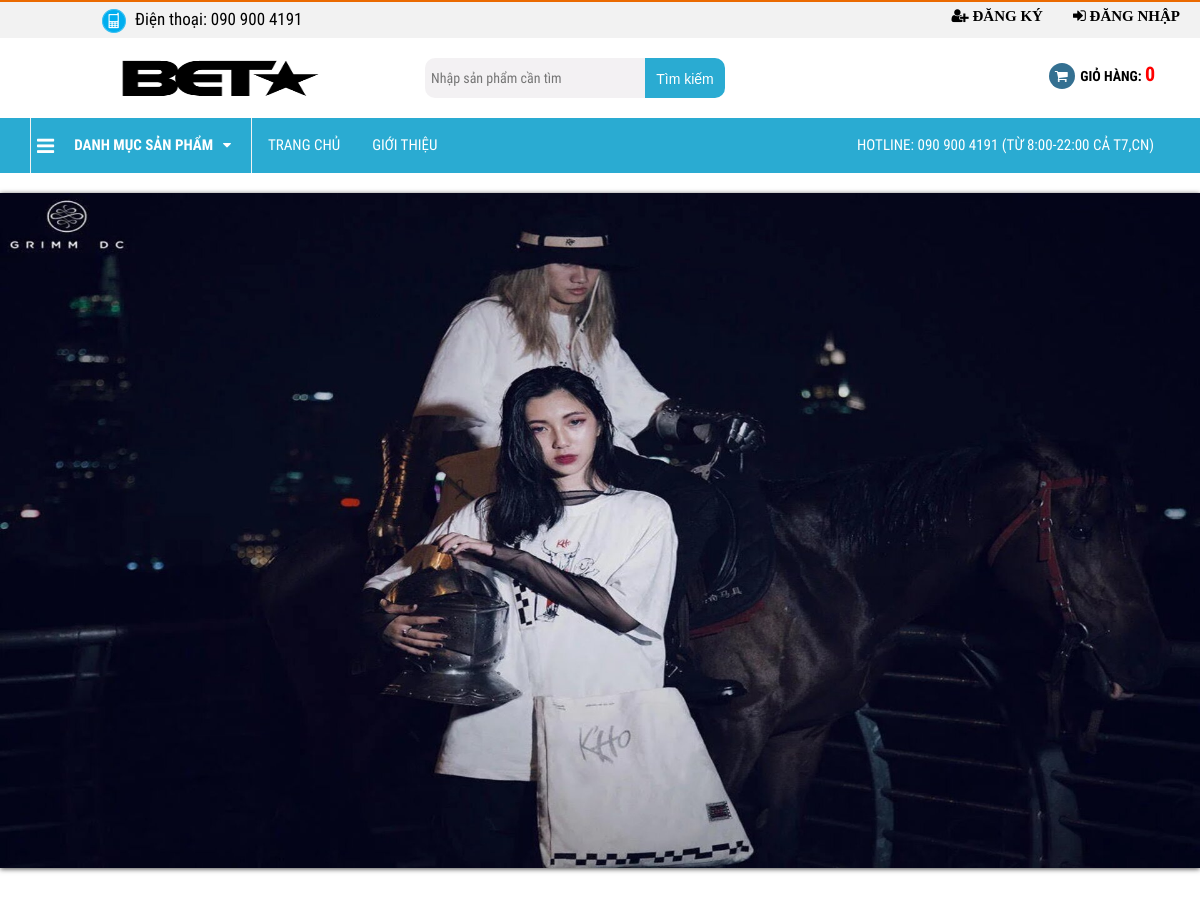
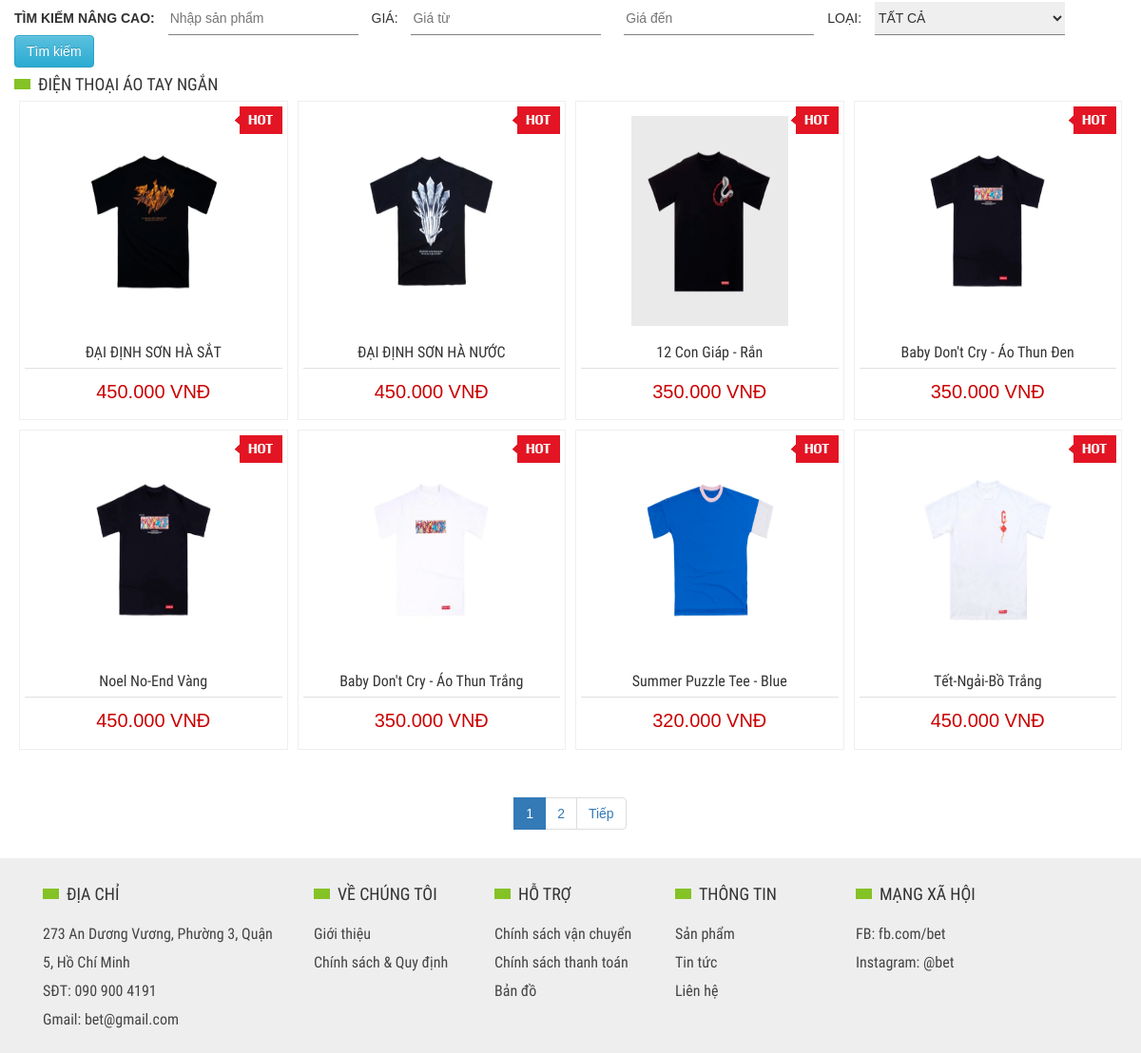
Page /index.php?xem=loaisanpham&id=1 on the committed database (2 pictures, top to bottom).
### tables this page shows
CREATE TABLE `loaisanpham` (
  `idLSP` int(3) NOT NULL,
  `tenloai` varchar(50) NOT NULL,
  `maloai` varchar(50) NOT NULL
);

CREATE TABLE `sanpham` (
  `idSP` int(11) NOT NULL,
  `idLSP` int(11) NOT NULL,
  `tensp` varchar(100) NOT NULL,
  `gia` float NOT NULL,
  `mota` varchar(200) NOT NULL,
  `hinhanh` varchar(100) NOT NULL
);

### core/connect.php (called while the page is built, shortened)
<?php
	function ketnoiCSDL()
	{
		$server="localhost";
		$username="root";
		$password="";
		$dbname="shopbanquanao";
		$conn= mysqli_connect($server,$username,$password);
		if(!$conn){
			echo "Kết nối không thành công!!!";
		}
		else{
			mysqli_set_charset($conn, 'UTF8');
			mysqli_select_db($conn,$dbname);
			return $conn;
		}
	}
 ?>

### modules/content/loaisanpham.php (the view, shortened to what this page needs)
<?php
	if(isset($_GET['id']))
	{
	$id=$_GET['id'];
	$sanphammodel= new sanpham_model();
	$sanpham = $sanphammodel->get_sanpham_by_idLSP($id);
	$count = mysqli_num_rows($sanpham);
	$total_records = $count;
	$current_page = isset($_GET['page']) ? $_GET['page'] : 1;
	$limit = 8;
	$total_page = ceil($total_records/$limit);
	$start = ($current_page -1)*$limit;
	}
?>
<div id="maincontent" class="col-xs-12 col-sm-8 col-md-12">
	<div  class="text-left">
                    <form action="index.php" method="get">
                    	<label>TÌM KIẾM NÂNG CAO:</label>
                        <input type="text" class="timnc" name="key" value="" placeholder="Nhập sản phẩm" id="tennc">
                        <span>GIÁ: </span>
                        <input type="text" name="giatu" placeholder="Giá từ" class="timnc" id="giatu" onkeyup="kiemtraso()">
                        <input type="text" name="giaden" placeholder="Giá đến" class="timnc" id="giaden" onkeyup="kiemtrasoden()">
                        <span>LOẠI: </span><select name="idL" class="timnc" id="loai">
                                <option value="0">TẤT CẢ</option>
                        </select>
                        <button type="button" class="btn btn-info" onclick="timkiem()" name="xem" value="search" id="timkiemnc">Tìm kiếm</button>
                    </form>
                </div>
				<div class="boxmain">
				<div class='tit-boxmain'>
							<?php
					            $loaisanpham = $loaisanphammodel->get_loaisanpham_by_ibLSP($id);
					            $row = mysqli_fetch_array($loaisanpham,MYSQLI_ASSOC);
					            echo "<h3><span>ĐIỆN THOẠI ".$row['tenloai']."</span></h3>";
					        ?>
				</div>
				<div class='ct-boxmain row m0' id="loaisp">
					<?php
						$sanphammodel= new sanpham_model();
				        $sanpham = $sanphammodel->get_sanpham_by_idLSP_phantrang($id,$start,$limit);
				             while ($row=mysqli_fetch_array($sanpham)) {
								echo "
									<div class='col-xs-6 col-sm-4 col-md-3 p5'>
									<div class='boxsp'>
			                		<div class='imgsp'>
			                			<a href='index.php?xem=chitietsanpham&id=$row[idSP]'><img class='imgproduct' src='admin/update/$row[hinhanh]''></a>
			                			<div class='img-label'>
			                				<img src='images/hot.png'>
			                			</div>
			                		</div>
			                		<div class='namesp'>
			                			<a href='#'>$row[tensp]</a>
			                		</div>
			                		<div class='pricesp'>".number_format($row['gia'],0,',','.')." VNĐ</div>
			                		<div class='button-hd'>
				                		<a href='javascript:void(0)' onclick='themgiohang($row[idSP])' data-toggle ='snackbar' data-content = 'Thêm thành công'><i class='fa fa-shopping-cart' aria-hidden='true'></i></a>
				                		<a href='index.php?xem=chitietsanpham&id=$row[idSP]'><i class='fa fa-eye' aria-hidden='true'></i></a>
				                	</div>
			                	</div>
								</div>
							";
						}
					?>
				</div>
		 </div>
		 <div class="text-center">
						<nav aria-label="Page navigation example">
						  <ul class="pagination justify-content-center">
						      <?php
						      	$s = "";
								for($i = 1 ; $i <= $total_page; $i++ ){
									if($i == $current_page && $s = "active"){
										echo '<li class="'.$s.'"><a class="page-link">'.$i.'</a></li>';
									}
									else {
										echo '<li><a class="page-link" href="index.php?xem=loaisanpham&id='.$id.'&page='.$i.'" id="trang">'.$i.'</a></li>';
									}
								}
						    echo '<li class="page-item">';
						      if(($current_page < $total_page) && ($total_page > 1)){
						      	echo '<a class="page-link" href="index.php?xem=loaisanpham&id='.$id.'&page='.($current_page+1).'">Tiếp</a>';
						      	}
						    echo "</li>";
						    ?>
						  </ul>
						</nav>
					</div>
</div>

### core/sanpham_model.php (shortened to what this page needs)
<!DOCTYPE html PUBLIC "-//W3C//DTD XHTML 1.0 Transitional//EN" "http://www.w3.org/TR/xhtml1/DTD/xhtml1-transitional.dtd">
<html xmlns="http://www.w3.org/1999/xhtml">
<head>
<?php  include_once ("connect.php");?>
</head>
<body>
<?php
class sanpham_model{
	private $conn;
	public function __construct(){
		$this->conn = ketnoiCSDL();
	}
	function run_my_select_sql($sql){
		$result = mysqli_query($this->conn,$sql);
		return $result;
	}
	function get_sanpham_by_idLSP($idLSP){
		$sql="select * from sanpham where idLSP ='".$idLSP."'";
		return $this->run_my_select_sql($sql);
	}
	function get_sanpham_by_idLSP_phantrang($idLSP,$start,$limit){
		$sql="select * from sanpham where idLSP ='".$idLSP."' Limit $start , $limit ";
		return $this->run_my_select_sql($sql);
	}
}
?>
</body>
</html>

### core/loaisanpham_model.php (shortened to what this page needs)
<!DOCTYPE html PUBLIC "-//W3C//DTD XHTML 1.0 Transitional//EN" "http://www.w3.org/TR/xhtml1/DTD/xhtml1-transitional.dtd">
<html xmlns="http://www.w3.org/1999/xhtml">
<head>
<?php  include_once ("connect.php");?>
</head>
<body>
<?php
class loaisanpham_model{
	private $conn;
	public function __construct(){
		$this->conn = ketnoiCSDL();
	}
	function run_my_select_sql($sql){
		$result = mysqli_query($this->conn,$sql);
		return $result;
	}
	function get_loaisanpham_by_ibLSP($idLSP){
		$sql="select * from loaisanpham where idLSP ='".$idLSP."'";
		return $this->run_my_select_sql($sql);
	}
}
?>
</body>
</html>

### index.php (shortened to what this page needs)
<?php
	include_once ("core/sanpham_model.php");
	include_once ("core/loaisanpham_model.php");
?>
<!DOCTYPE html>
<html lang="en">
<head>
	<link href="css/bootstrap.min.css" rel="stylesheet">
	<link href="css/bootstrap-theme.min.css" rel="stylesheet">
	<link href="lib/awesome/css/font-awesome.min.css" rel="stylesheet">
	<link href="css/cssfont.css" rel="stylesheet">
	<link href="css/cssfamily.css" rel="stylesheet">
	<link href="css/stylemain.css" rel="stylesheet">
	<link rel="stylesheet" type="text/css" href="css/stylegiohang.css">
    <link rel="stylesheet" href="lib/slider/default.css" type="text/css" media="screen" />
    <link rel="stylesheet" href="lib/slider/nivo-slider.css" type="text/css" media="screen" />
    <link rel='stylesheet' type="text/css" href='css/cssfontc.css'>
    <link href="lib/owlcarousel/owl.carousel.css" rel="stylesheet">
    <link href="lib/owlcarousel/owl.theme.css" rel="stylesheet">
    <link rel='stylesheet' href='css/sweet-alert.css'>
</head>
<body>
	<div class="container-fluid">
		<?php
			include("modules/header.php");
			include("modules/body.php");
			include("modules/footer.php");
		?>
	</div>
</body>
</html>

### modules/header.php (shortened to what this page needs)
<header id="header">
		<div class="topbar">
			<div class="container-fluid">
				<div class="col-xs-12 col-sm-6 p0 col-md-3 hotline-top">
					<img src="images/phone-24.png" alt="hotline" />
					<p>Điện thoại: <a href="tel:090 900 4191">090 900 4191</a></p>
				</div>
				<div class="col-xs-12 col-sm-6 p0 col-md-9">
					<ul class="nav navbar-nav">
                            <?php
                            	if(isset($_SESSION['user'])){
                            		echo '
										<li><a href="index.php?xem=taikhoancuatoi&id=hscuatoi"><i class="fa fa-pencil-square-o">
										Tài khoản</i></a></li>
	                            		<li><a href="index.php">Hello:'.$_SESSION['user']['username'].'</a></li>
	                            		<li><a href="index.php?xem=dangxuat"><i class="fa fa-sign-out"> ĐĂNG XUẤT</i></a></li>';
                            	}
                            	else{
                            		echo '
                            		<li><a href="index.php?xem=dangky&id=1"><i class="fa fa-user-plus"> ĐĂNG KÝ</i></a></li>
                            		<li><a href="index.php?xem=dangnhap&id=1"><i class="fa fa-sign-in"> ĐĂNG NHẬP</i></a></li>';
                            	}
                             ?>
                          </ul>
				</div>
			</div>
		</div>
		<div class="header">
			<div class="container">
				<div class="col-xs-12 col-md-4">
					<div id="logo">
						<a href="index.php"><img src="images/logo.jpg" alt=""></a>
					</div>
				</div>
				<div class="col-xs-12 col-sm-6 col-md-4">
					<div id="search">
						<form action="" method="get">
							<input type="text" name="key" value="" placeholder="Nhập sản phẩm cần tìm" />
							<button type="submit" name="xem" value="search" >Tìm kiếm</button>
						</form>
					</div>
				</div>
				<div class="col-xs-12 col-sm-6 col-md-4">
					<div class="cart">
						<a href="index.php?xem=cart&id=1">
						<div class="discart">
							<span class="mycart">Giỏ hàng:</span>
							<?php
							 	if(!empty($_SESSION["cart"])){
							              $tongtien = 0;
							              $tongsoluongsp = 0;
							              foreach ($_SESSION["cart"] as $key => $value) {
							                $tongsoluongsp += $_SESSION['cart'][$key]['soluong'];
							              }
							              echo '<span class="count_products_cart" id="slt">'.$tongsoluongsp.'</span>';
							          }
							          else {
							          	echo '<span class="count_products_cart">0</span>';
							          }
							 ?>
						</div>
						</a>
					</div>
				</div>
			</div>
		</div>
		<nav id="mainmenu">
			<div class="container">
				<ul class="x1">
						<li id="menudrop">
						<a href="#"><i class="fa fa-bars fa-x2 fa-lg" aria-hidden="true"></i>DANH MỤC SẢN PHẨM</a>
						<i class="fa fa-caret-down" aria-hidden="true"></i>
					</li>
					<li><a href="index.php">Trang chủ</a></li>
					<li><a href="index.php?xem=gioithieu">Giới thiệu</a></li>
					<li><a href="tel:01649.629.629">HOTLINE: 090 900 4191 (từ 8:00-22:00 cả T7,CN)</a></li>
				</ul>
			</div>
		</nav>
	</header>

### modules/body.php (shortened to what this page needs)
<?php
	$loaisanphammodel = new loaisanpham_model();
?>
<div id="home">
		<div class="container-fluid">
			<section id="featured">
				<?php
					if(isset($_GET['xem'])){
						$tam = $_GET['xem'];
					}
					else {
						$tam = "";
					}
					switch ($tam) {
							default : include("content/danhmuc.php");break;
						}
				?>
			</section>
			<section id="main">
				<?php
					if(isset($_GET['xem'])){
						$tam = $_GET['xem'];
					}
					else {
						$tam = "";
					}
						switch ($tam) {
							case 'loaisanpham':include("content/loaisanpham.php");break;
						}
				?>
			</section>
		</div>
	</div>

### modules/content/danhmuc.php (shortened to what this page needs)
<div class="">
	<div class="slider-wrapper theme-default">
        <div id="slider" class="nivoSlider">
		</div>
    </div>
</div>

### modules/footer.php
<footer id="footer">
		<div class="container">
			<div class="f1">
				<div class="col-xs-12 col-sm-3">
					<div class="tit-boxmain">
						<h3><span>Địa chỉ</span></h3>
					</div>
					<div class="ct-boxft1">
						<ul>
							<li><a href="">273 An Dương Vương, Phường 3, Quận 5, Hồ Chí Minh</a></li>
							<li><a href="">SĐT: 090 900 4191</a></li>
							<li><a href="">Gmail: bet@gmail.com</a></li>
						</ul>
					</div>
				</div>
				<div class="col-xs-12 col-sm-2">
					<div class="tit-boxmain">
						<h3><span>Về chúng tôi</span></h3>
					</div>
					<div class="ct-boxft1">
						<ul>
							<li><a href="">Giới thiệu</a></li>
							<li><a href="">Chính sách & Quy định</a></li>
						</ul>
					</div>
				</div>
				<div class="col-xs-12 col-sm-2">
					<div class="tit-boxmain">
						<h3><span>Hỗ trợ</span></h3>
					</div>
					<div class="ct-boxft1">
						<ul>
							<li><a href="">Chính sách vận chuyển</a></li>
							<li><a href="">Chính sách thanh toán</a></li>
							<li><a href="">Bản đồ</a></li>
						</ul>
					</div>
				</div>
				<div class="col-xs-12 col-sm-2">
					<div class="tit-boxmain">
						<h3><span>Thông tin</span></h3>
					</div>
					<div class="ct-boxft1">
						<ul>
							<li><a href="">Sản phẩm</a></li>
							<li><a href="">Tin tức</a></li>
							<li><a href="">Liên hệ</a></li>
						</ul>
					</div>
				</div>
				<div class="col-xs-12 col-sm-2">
					<div class="tit-boxmain">
						<h3><span>Mạng xã hội</span></h3>
					</div>
					<div class="ct-boxft1">
						<ul>
							<li><a href="">FB: fb.com/bet </a></li>
							<li><a href="">Instagram: @bet</a></li>
						</ul>
					</div>
				</div>
			</div>
		</div>
	</footer>

### rows in the picture
loaisanpham: tenloai "ÁO TAY NGẮN"
sanpham: hinhanh (picture), tensp "ĐẠI ĐỊNH SƠN HÀ SẮT", gia "450.000"
sanpham: hinhanh (picture), tensp "ĐẠI ĐỊNH SƠN HÀ NƯỚC", gia "450.000"
sanpham: hinhanh (picture), tensp "12 Con Giáp - Rắn", gia "350.000"
sanpham: hinhanh (picture), tensp "Baby Don't Cry - Áo Thun Đen", gia "350.000"
sanpham: hinhanh (picture), tensp "Noel No-End Vàng", gia "450.000"
sanpham: hinhanh (picture), tensp "Baby Don't Cry - Áo Thun Trắng", gia "350.000"
sanpham: hinhanh (picture), tensp "Summer Puzzle Tee - Blue", gia "320.000"
sanpham: hinhanh (picture), tensp "Tết-Ngải-Bồ Trắng", gia "450.000"
